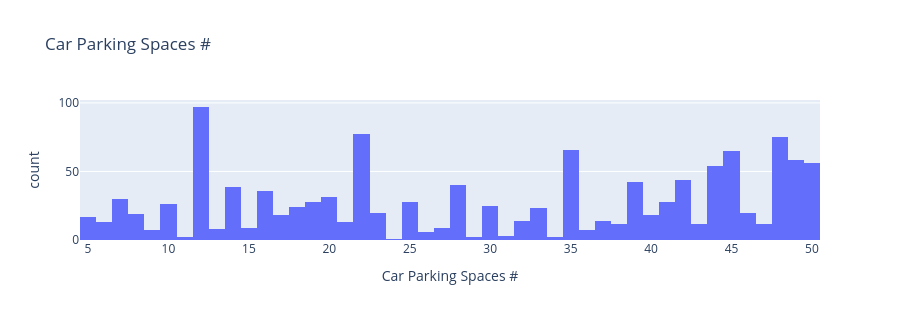

The cell this chart's notebook holds for it:
### Markdown cell above
### 2.4 Car Parking Spaces #

### Code cell
profile("Car Parking Spaces #")

### Figure 1 — Plotly figure (JSON) as saved in the notebook; plotly's stock layout.template omitted (floating-point values rounded to 4 significant figures; data arrays with more than 128 entries replaced by an {"elided": "..."} marker saying what was removed)
{"data": [{"bingroup": "x", "hovertemplate": "Car Parking Spaces #=%{x}<br>count=%{y}<extra></extra>", "legendgroup": "", "marker": {"color": "#636efa", "pattern": {"shape": ""}}, "name": "", "nbinsx": 60, "orientation": "v", "showlegend": false, "type": "histogram", "x": {"elided": "1250 int values"}, "xaxis": "x", "yaxis": "y"}], "layout": {"barmode": "relative", "height": 320, "legend": {"tracegroupgap": 0}, "title": {"text": "Car Parking Spaces #"}, "xaxis": {"anchor": "y", "domain": [0.0, 1.0], "title": {"text": "Car Parking Spaces #"}}, "yaxis": {"anchor": "x", "domain": [0.0, 1.0], "title": {"text": "count"}}}}
